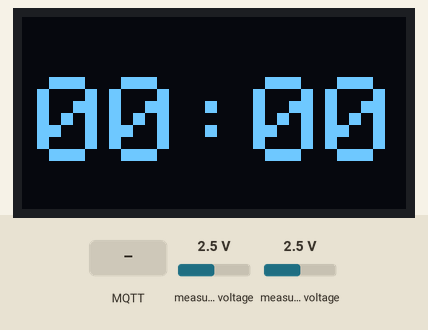
Recording of a sketch running on a simulated ESP32. Parts: 128×64 one-colour display. The test bench sets the inputs (shaded band); at power-on: measured voltage 2.5 V. No MQTT or app messages arrive unless stated; what the sketch prints to the serial monitor is not drawn.

Above: at 3.1 s.
3.2 s: MQTT message "1" arrives on the first subscribed topic
At 3.6 s:
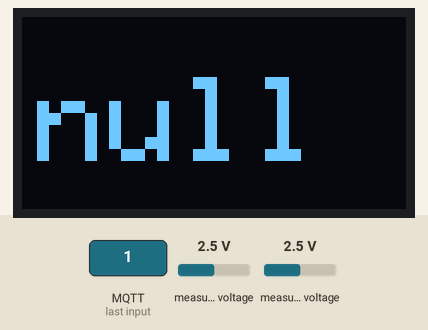
Timing chart, 0 to 6.2 s (numbered marks = the images above; inputs shaded):
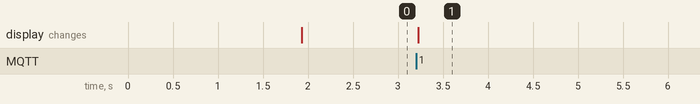

Measured:
- after the input at 3.2 s, the display: changes at once (image 1)

The sketch:

cara004.ino
```cpp
/* --------------------------------------------------------------------------------------- */
#include <Adafruit_ADS1X15.h> /* Libreria convertidor A/D ADS1015 */
#include <Adafruit_SSD1306.h> /* Librerías Pantalla Oled SSD1306 */
#include <Adafruit_GFX.h>
#include <infra.h>  /* Declaración de Infra */
#include <Joystick.h> /* Librería de cosecha propia de la caja*/
#define x_channel 1
#define y_channel 0
#define SCREEN_WIDTH 128 /* Units in px */
#define SCREEN_HEIGHT 64 /* Units in px */
#define MESSAGE_SIZE_ 300

Adafruit_SSD1306 display(SCREEN_WIDTH, SCREEN_HEIGHT); /* Create display */
Joystick joystick(x_channel,y_channel); /* Create joystick */
Infra objInfra;
char *strTopicPub = "II3/ESP004/pub/cara004"; // topic principal para publicar contenido y lastwill
char *strTopicCmd = "II3/ESP004/cmd/cara004"; // topic para recibir peticiones de comando

/* VARIABLES GLOBALES */
int ans = NULL; /* Resupuesta del acertijo */
String hour = "00:00";
StaticJsonDocument<MESSAGE_SIZE_> json_recibido;


/* --------------------------------------------------------------------------------------- */

/* FUNCIONES */
void mqttCallback(char* topic, byte* payload, unsigned int length){ /* Procesa los mensajes enviados a través Node-red */

  char *mensaje = (char *)malloc(length+1);
  strncpy(mensaje, (char*)payload, length);
  mensaje[length]='\0';

  if (strcmp(topic, strTopicCmd)==0){
      deserializeJson(json_recibido,mensaje);
      hour = json_recibido["content"].as<String>(); // leo de JSON
      ans = json_recibido["ans"]; // leo de JSON
      objInfra.ReportStart(NULL);
    }
  free(mensaje);
}

int countDigit(int number){ /* Calcula el número de dígitos que tiene un número cualquiera */
  return int(log10(number) + 1);
}

void setup(void){
  if (!display.begin(SSD1306_SWITCHCAPVCC, 0x3C)) {
    while (true);
  }

  /* setup de infrastructura */
  objInfra.mqttTopicsPub[TOPIC_MAIN] = strTopicPub;
  objInfra.mqttTopicsSub[TOPIC_NUM_CMD] = strTopicCmd;
  objInfra.Setup(mqttCallback);

  joystick.Setup();

  display.clearDisplay();
  display.setTextSize(4);
  display.setTextColor(SSD1306_WHITE);
  display.setCursor(5, 20);

  display.print(hour);
  display.display();
}

/* --------------------------------------------------------------------------------------- */

void loop(){
  /* variables */
  int joystick_value;
  static int number = 0;
  static char strDigits[10]= "";
  static int iDigit = 0;

  display.clearDisplay();       /* Refresca la pantalla */
  objInfra.Loop();              /* Loop infrastructura */

  if (!objInfra.GameRunning())
    return;

  /* Pantalla */
  display.setTextSize(4);       /* Tamaño del texto - OLed */
  display.setTextColor(SSD1306_WHITE); /* Color del texto */
  display.setCursor(5, 20);            /* Mover el cursor */
  display.print(hour);                 /* Imprime el texto por pantalla */
  display.display();

  joystick_value = joystick.Loop(); /* Joystick Loop */

  if ((countDigit(number) == 4) && (ans == number)){
    /* si la respuesta es correcta */
    objInfra.ReportSuccess(" "); /* Actualiza el estado a: "You won" */
  }
  else if ((countDigit(number) == 4) && (ans != number)){
    /* si la respuesta es incorrecta */
    objInfra.ReportFailure(" "); /* Actualiza el estado a: "Failure" y suma un intento */
    strcpy(strDigits,"");        /* Limpio el string en Node-Red */
    number = 0; /* Reinicio el número */
  }
  else if(joystick_value != -1){
      number = 10*number + joystick_value;
    String str = String(joystick_value);
    str.toCharArray(strDigits, 10);
    objInfra.ReportStatus2(strDigits);
  }
}
```
